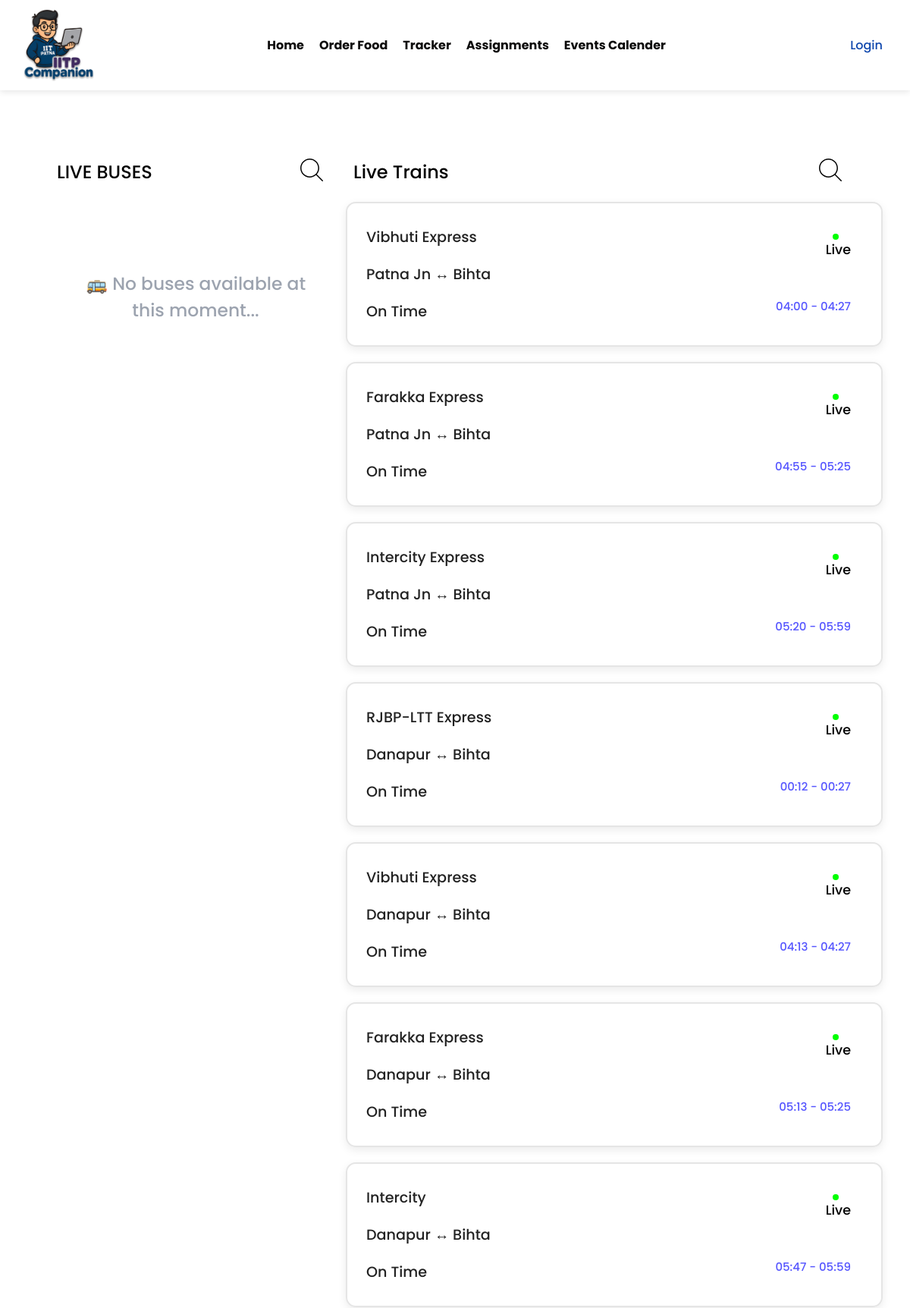
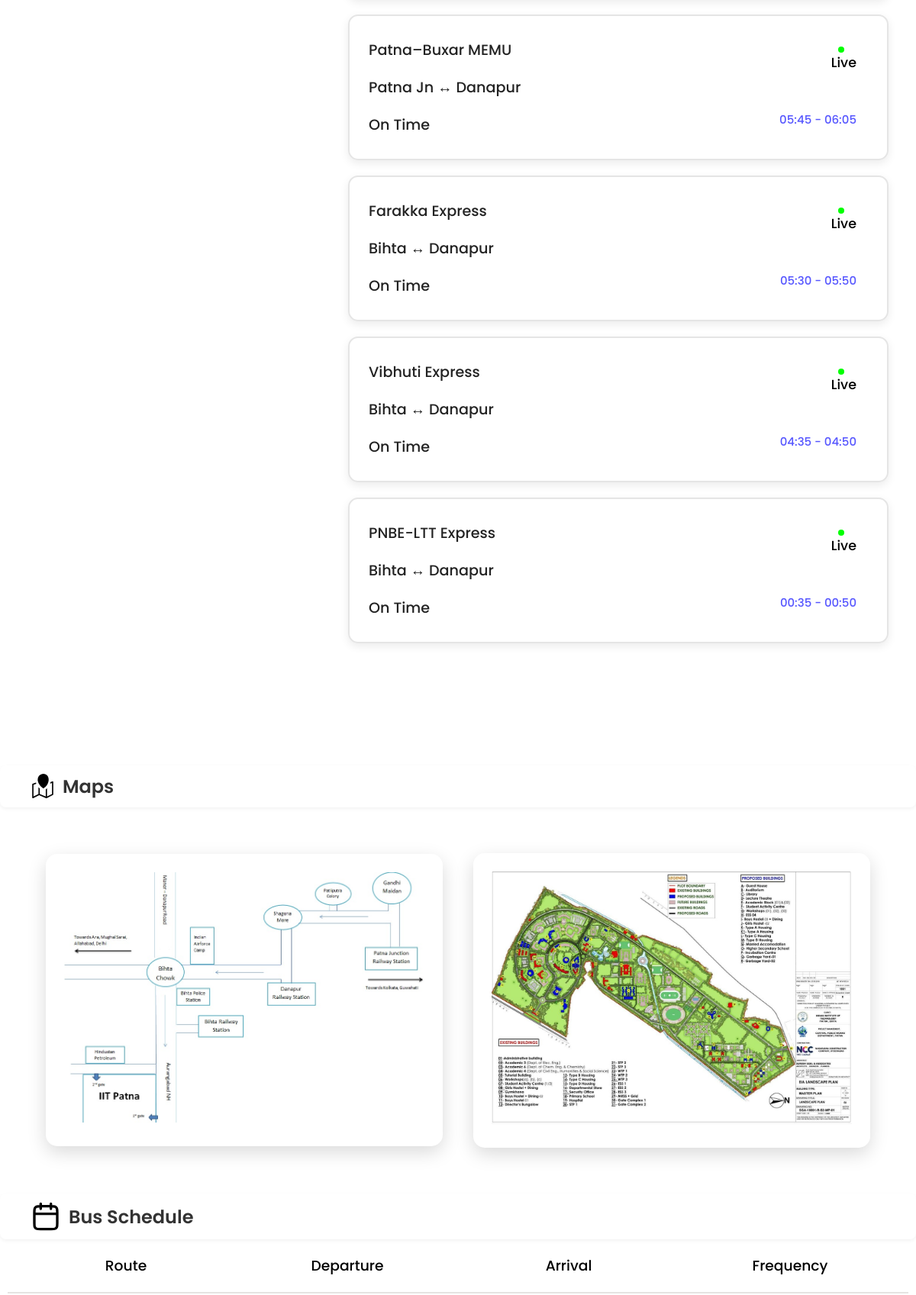
/tracker/ (upper part), run on the app's committed database (2 pictures, top to bottom).
### Transportation/models.py (models this page shows, shortened)
class Train(models.Model):
    name = models.CharField(max_length=100, null=True, blank=True, default=None)
    number = models.CharField(max_length=20, null=True, blank=True, default=None)
    platform = models.CharField(max_length=50, null=True, blank=True, default=None)
    from_location = models.CharField(max_length=100, null=True, blank=True, default=None)
    to_location = models.CharField(max_length=100, null=True, blank=True, default=None)
    status = models.CharField(max_length=50, choices=[
        ('Arriving', 'Arriving'),
        ('Delayed', 'Delayed'),
        ('On Time', 'On Time'),
    ], null=True, blank=True, default=None)
    departure_time = models.CharField(max_length=20, null=True, blank=True, default=None)
    arrival_time = models.CharField(max_length=20, null=True, blank=True, default=None)
    frequency = models.CharField(max_length=50, null=True, blank=True, default=None)
    days_running = models.CharField(max_length=100, null=True, blank=True, default=None)

### IITP_copanion_plus/views.py (the view)
# urls.py: path('tracker/', views.tracker_view, name='tracker'),
def tracker_view(request):
    now = datetime.now()
    bus_start_time = now - timedelta(minutes=30)
    bus_end_time = now + timedelta(hours=3)
    train_start_time = now - timedelta(hours=2)
    train_end_time = now + timedelta(hours=5)
    buses = []
    for bus in Bus.objects.all():
        try:
            dep_time = datetime.strptime(bus.departure_time, "%H:%M")
            bus_time_today = now.replace(hour=dep_time.hour, minute=dep_time.minute, second=0, microsecond=0)
            if bus_start_time <= bus_time_today <= bus_end_time:
                buses.append(bus)
        except Exception as e:
            print(f"❌ Skipping bus '{bus.name}' due to error: {e}")
            continue
    trains = []
    for train in Train.objects.all():
        try:
            dep_time = datetime.strptime(train.departure_time, "%H:%M")
            train_time_today = now.replace(hour=dep_time.hour, minute=dep_time.minute, second=0, microsecond=0)
            if train_start_time <= train_time_today <= train_end_time:
                trains.append(train)
        except Exception as e:
            print(f"❌ Skipping train '{train.name}' due to error: {e}")
            continue
    schedules = BusSchedule.objects.all()
    context = {
        'buses': buses,
        'trains': trains,
        'schedules': schedules,
    }
    return render(request, 'tracker.html', context)

### Webusers/context_processors.py (called while the page is built)
def users_context(request):
    user_id = request.session.get('user_id')
    webuser = None
    profile = None
    if user_id:
        try:
            webuser = Users.objects.get(id=user_id)
            profile, created = UserProfile.objects.get_or_create(user=webuser)
        except Users.DoesNotExist:
            pass
    return {
        'webuser': webuser,
        'profile': profile
    }

### notifications/context_processors.py (called while the page is built, shortened)
def notification_context(request):
    user_id = request.session.get('user_id')
    if not user_id:
        return {'notifications': []}

### templates/tracker.html (shortened to what this page needs)
{% extends 'base.html' %}
{% load static %}
{% block content %}
<link rel="stylesheet" href="{% static '/css/tracker.css' %}">
<section class="tracker">
    <div class="Main-card">
        <div class="header-card">
            <h1>LIVE BUSES</h1>
            <a href="{% url 'search' %}">
                <img src="{% static '/tracking/search-svgrepo-com.svg' %}" alt="Search icon">
            </a>
        </div>
        <div class="bus-container">
    {% if buses %}
        {% for bus in buses %}
        <div class="card">
            <div class="left">
                <h3 class="bus-name">{{ bus.name }}</h3>
                <div class="location">
                    <h4>{{ bus.from_location }} ↔ {{ bus.to_location }}</h4>
                </div>
                <div class="status">
                    <span class="status-text">{{ bus.status }}</span>
                </div>
            </div>
            <div class="right">
                <div class="live">
                    <div class="dot"></div>
                    <h4>Live</h4>
                </div>
                <div class="time">{{ bus.departure_time }}</div>
            </div>
        </div>
        {% endfor %}
    {% else %}
        <div class="empty-message">
            <h3>🚌 No buses available at this moment...</h3>
        </div>
    {% endif %}
</div>
    </div>
<div class="train">
    <div class="header-card">
        <h2>Live Trains</h2>
        <a href="{% url 'search' %}">
            <img src="{% static '/tracking/search-svgrepo-com.svg' %}" alt="Search icon">
        </a>
    </div>
    {% for train in trains %}
        <div class="card">
            <div class="left">
                <h3>{{ train.name }}</h3>
                <div class="location">
                    <h3>{{ train.from_location }} ↔ {{ train.to_location }}</h3>
                </div>
                <div class="status">
                    <h3><span>{{ train.status }}</span></h3>
                </div>
            </div>
            <div class="right">
                <div class="live">
                    <div class="dot"></div><h3>Live</h3>
                </div>
                <div class="time">{{ train.departure_time }} - {{ train.arrival_time }}</div>
            </div>
        </div>
    {% empty %}
        <div class="empty-message">
            <h3>🚆 No trains available at this moment...</h3>
        </div>
    {% endfor %}
</div>
</section>
<a href="{% url 'maps' %}" class="head-link">
    <div class="head">
        <h2>Maps</h2>
    </div>
</a>
<section class="Map">
    <div class="bus-map">
        <img src="{% static '/images/routemap.jpg' %}" alt="Bus Route Map">
    </div>
    <div class="train-map">
        <img src="{% static '/images/iitp-map.jpg' %}" alt="Train Map">
    </div>
</section>
<section class="schedule">
    <div class="head">
        <h2>Bus Schedule</h2>
    </div>
    <div class="schedule-body">
        <div class="Schedule-index">
            <h3>Route</h3>
            <h3>Departure</h3>
            <h3>Arrival</h3>
            <h3>Frequency</h3>
        </div>
    </div>
</section>
{% endblock %}

### static/css/header.css (style rules this page uses)
body { margin: 0; padding: 0; font-family: "Poppins", sans-serif; background-color: #ffffff; }

### static/css/tracker.css (style rules this page uses)
* { margin: 0; padding: 0; font-family: "Poppins", sans-serif; font-weight: 500; font-style: normal; }
.tracker { padding: 60px; display: flex; justify-content: space-between; margin-bottom: 100px; }
.header-card { display: flex; justify-content: space-between; margin-top: 30px; }
.header-card h1 { padding-left: 15px; }
.header-card h2 { padding-left: 10px; }
.header-card img { width: 30px; padding-right: 30px; cursor: pointer; }
.card { display: flex; justify-content: space-between; align-items: center; border-radius: 13px; box-shadow: 0 4px 12px rgba(0, 0, 0, 0.08); border: 2px solid #e5e5e5; width: 100%; padding: 10px; margin-top: 20px; }
.left { margin: 0px; padding: 15px; display: flex; flex-direction: column; gap: 20px; width: 200px; }
.left h3 { font-size: 1.2rem; color: #222; }
.right { display: flex; gap: 50px; justify-content: space-between; align-items: flex-end; flex-direction: column; padding: 15px; margin: 15px; width: 370px; }
.right .dot { height: 8px; width: 8px; background-color: #00ff00; border-radius: 50%; margin-right: 6px; }
.live { display: flex; flex-direction: column; align-items: center; display: flex; align-items: center; justify-content: flex-end; font-size: 15px; }
.time { color: #5555ff; font-size: 15px; }
.Map { display: flex; justify-content: center; align-items: center; gap: 40px; padding: 60px; }
.bus-map, .train-map { margin: auto; width: 70vw; border-radius: 15px; box-sizing: border-box; box-shadow: 0 8px 24px rgba(0, 0, 0, 0.15); padding: 24px; }
.bus-map img, .train-map img { width: 100%; height: 100%; object-fit: cover; }
.head { padding: 30px; }
.schedule svg { width: 40px; }
.head { display: flex; justify-content: flex-start; align-items: center; }
.schedule-body { display: flex; flex-direction: column; justify-content: space-between; }
.Schedule-index, .schedule-bus { display: grid; grid-template-columns: repeat(4, 1fr); gap: 20px; text-align: center; padding: 50px 30px; }
.Schedule-index { border-bottom: 2px solid #E5E4E2;margin: 0px 10px;padding: 20px; }
.head-link { text-decoration: none; color: inherit; display: inline-block; width: 100%; }
.head { display: flex; align-items: center; gap: 10px; padding: 10px 40px; border-radius: 8px; box-shadow: 0 2px 5px rgba(0,0,0,0.05); }
.map-icon { width: 32px; height: 32px; flex-shrink: 0; }
.head h2 { font-size: 24px; font-weight: 600; margin: 0; color: #333; font-family: 'Poppins', sans-serif; }
.empty-message { text-align: center; padding: 40px; color: #9ca3af; font-size: 20px; font-style: italic; border-radius: 12px; margin-top:70px; }

### data on the page
Train: name "Vibhuti Express", from_location "Patna Jn", to_location "Bihta", status "On Time", departure_time "04:00", arrival_time "04:27"
Train: name "Farakka Express", from_location "Patna Jn", to_location "Bihta", status "On Time", departure_time "04:55", arrival_time "05:25"
Train: name "Intercity Express", from_location "Patna Jn", to_location "Bihta", status "On Time", departure_time "05:20", arrival_time "05:59"
Train: name "RJBP-LTT Express", from_location "Danapur", to_location "Bihta", status "On Time", departure_time "00:12", arrival_time "00:27"
Train: name "Vibhuti Express", from_location "Danapur", to_location "Bihta", status "On Time", departure_time "04:13", arrival_time "04:27"
Train: name "Farakka Express", from_location "Danapur", to_location "Bihta", status "On Time", departure_time "05:13", arrival_time "05:25"
Train: name "Intercity", from_location "Danapur", to_location "Bihta", status "On Time", departure_time "05:47", arrival_time "05:59"
Train: name "Patna–Buxar MEMU", from_location "Patna Jn", to_location "Danapur", status "On Time", departure_time "05:45", arrival_time "06:05"
Train: name "Farakka Express", from_location "Bihta", to_location "Danapur", status "On Time", departure_time "05:30", arrival_time "05:50"
Train: name "Vibhuti Express", from_location "Bihta", to_location "Danapur", status "On Time", departure_time "04:35", arrival_time "04:50"
Train: name "PNBE-LTT Express", from_location "Bihta", to_location "Danapur", status "On Time", departure_time "00:35", arrival_time "00:50"
